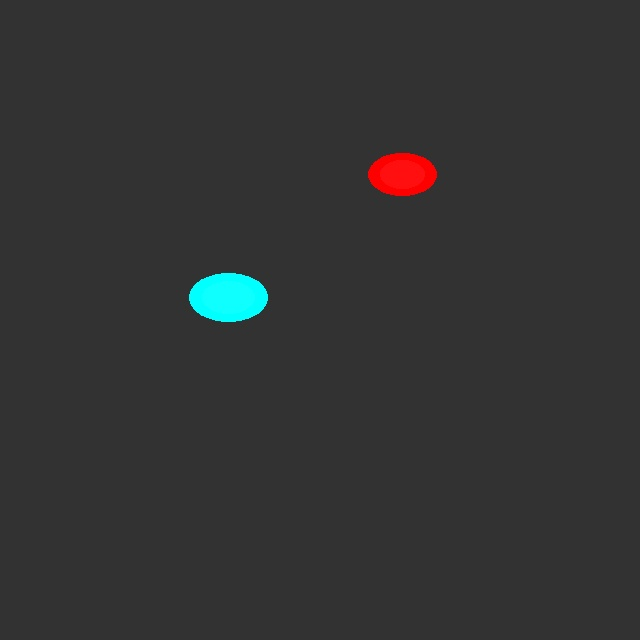
#> input picture datasets/fish_sample/train/images/fish_train_000.jpg, 640 x 640 px; its folder holds 3 pictures in this run
$ python convert_fish_dataset.py
#> lines starting #> are read from the running program, lines starting #| are printed output that depends on the picture
#!/usr/bin/env python3
"""
Script untuk mengkonversi FishImgDataset ke format YOLO
Author: AI Assistant
Date: 2025-09-13
"""

import os
import shutil
import yaml
from pathlib import Path
import cv2
import numpy as np
from collections import defaultdict

class FishDatasetConverter:
    def __init__(self, source_path, output_path):
        self.source_path = Path(source_path)
        self.output_path = Path(output_path)
        self.class_names = []
        self.class_names_indonesian = []
        self.class_to_id = {}

        # Mapping nama ikan dari bahasa Inggris ke bahasa Indonesia
        self.fish_name_mapping = {
            'Black Sea Sprat': 'Ikan Sprat Laut Hitam',
            'Gilt-Head Bream': 'Ikan Bawal Emas',
            'Hourse Mackerel': 'Ikan Kembung Kuda',
            'Red Mullet': 'Ikan Kuniran Merah',
            'Red Sea Bream': 'Ikan Bawal Merah',
            'Sea Bass': 'Ikan Kakap Laut',
            'Shrimp': 'Udang',
            'Striped Red Mullet': 'Ikan Kuniran Bergaris',
            'Trout': 'Ikan Trout',
            'Anchovy': 'Ikan Teri',
            'Sardine': 'Ikan Sarden',
            'Mackerel': 'Ikan Kembung',
            'Tuna': 'Ikan Tuna',
            'Salmon': 'Ikan Salmon',
            'Cod': 'Ikan Kod',
            'Herring': 'Ikan Hering',
            'Plaice': 'Ikan Lidah Buntal',
            'Sole': 'Ikan Lidah',
            'Whiting': 'Ikan Whiting',
            'Haddock': 'Ikan Haddock',
            'Pollock': 'Ikan Pollock',
            'Flounder': 'Ikan Sebelah',
            'Turbot': 'Ikan Turbot',
            'Halibut': 'Ikan Halibut',
            'Monkfish': 'Ikan Setan Laut',
            'John Dory': 'Ikan John Dory',
            'Gurnard': 'Ikan Gurnard',
            'Brill': 'Ikan Brill',
            'Dab': 'Ikan Dab',
            'Lemon Sole': 'Ikan Lidah Lemon',
            'Dover Sole': 'Ikan Lidah Dover',
            # Tambahan untuk kemungkinan nama lain
            'Bass': 'Ikan Bass',
            'Catfish': 'Ikan Lele',
            'Carp': 'Ikan Mas',
            'Snapper': 'Ikan Kakap',
            'Grouper': 'Ikan Kerapu',
            'Barracuda': 'Ikan Alu-alu',
            'Pomfret': 'Ikan Bawal',
            'Skipjack': 'Ikan Cakalang',
            'Yellowfin': 'Ikan Tuna Sirip Kuning',
            'Mahi-mahi': 'Ikan Lemadang',
            'Swordfish': 'Ikan Todak'
        }

    def scan_classes(self):
        """Scan untuk mendapatkan semua nama kelas"""
        train_dir = self.source_path / "train"

        if not train_dir.exists():
            raise FileNotFoundError(f"Train directory tidak ditemukan: {train_dir}")

        classes_english = []
        classes_indonesian = []

        for class_dir in sorted(train_dir.iterdir()):
            if class_dir.is_dir():
                english_name = class_dir.name
                # Convert ke bahasa Indonesia
                indonesian_name = self.fish_name_mapping.get(english_name, english_name)

                classes_english.append(english_name)
                classes_indonesian.append(indonesian_name)

        self.class_names = classes_english  # Keep English for folder scanning
        self.class_names_indonesian = classes_indonesian  # Indonesian for labels
        self.class_to_id = {name: idx for idx, name in enumerate(classes_english)}

        print(f"✅ Ditemukan {len(classes_english)} kelas:")
        for idx, (eng, ind) in enumerate(zip(classes_english, classes_indonesian)):
            print(f"  {idx}: {eng} → {ind}")

        return classes_english

    def convert_classification_to_detection(self):
        """Convert classification dataset ke detection format"""
        print(f"\n🔧 Converting dataset dari {self.source_path} ke {self.output_path}")

        # Create output directory structure
        self.output_path.mkdir(exist_ok=True)

        splits = ['train', 'val', 'test']
        for split in splits:
            (self.output_path / split / 'images').mkdir(parents=True, exist_ok=True)
            (self.output_path / split / 'labels').mkdir(parents=True, exist_ok=True)

        # Process each split
        total_processed = 0
        stats = defaultdict(lambda: defaultdict(int))

        for split in splits:
            source_split_dir = self.source_path / split
            if not source_split_dir.exists():
                print(f"⚠️  {split} directory tidak ditemukan, skip")
                continue

            target_images_dir = self.output_path / split / 'images'
            target_labels_dir = self.output_path / split / 'labels'

            split_count = 0

            # Process each class
            for class_dir in source_split_dir.iterdir():
                if not class_dir.is_dir():
                    continue

                class_name = class_dir.name
                if class_name not in self.class_to_id:
                    print(f"⚠️  Unknown class: {class_name}, skip")
                    continue

                class_id = self.class_to_id[class_name]
                class_images = list(class_dir.glob("*.jpg")) + list(class_dir.glob("*.png"))

                print(f"  Processing {split}/{class_name}: {len(class_images)} images")

                for img_path in class_images:
                    # Copy image dengan nama yang unique
                    new_img_name = f"{class_name}_{img_path.name}"
                    new_img_path = target_images_dir / new_img_name

                    try:
                        # Copy image
                        shutil.copy2(img_path, new_img_path)

                        # Create label file
                        # Untuk classification to detection, kita buat bounding box yang cover seluruh image
                        img = cv2.imread(str(img_path))
#> img is the input picture: shape (640, 640, 3); mean B, G, R 51.3, 51.3, 50.8
                        if img is None:
                            print(f"❌ Gagal membaca image: {img_path}")
                            continue

                        height, width = img.shape[:2]
#> height = 640; width = 640

                        # Create bounding box annotation (normalized coordinates)
                        # Format YOLO: class_id center_x center_y width height
                        center_x = 0.5  # Center of image
                        center_y = 0.5  # Center of image
                        bbox_width = 0.9  # 90% of image width
                        bbox_height = 0.9  # 90% of image height

                        # Create label file
                        label_name = new_img_name.rsplit('.', 1)[0] + '.txt'
                        label_path = target_labels_dir / label_name

                        with open(label_path, 'w') as f:
                            f.write(f"{class_id} {center_x} {center_y} {bbox_width} {bbox_height}\n")

                        split_count += 1
                        stats[split][class_name] += 1

                    except Exception as e:
                        print(f"❌ Error processing {img_path}: {e}")
                        continue

            total_processed += split_count
            print(f"✅ {split}: {split_count} images processed")

        print(f"\n📊 Dataset conversion completed!")
        print(f"Total images processed: {total_processed}")

        # Print statistics
        print(f"\nStatistics per split:")
        for split in splits:
            if split in stats:
                total_split = sum(stats[split].values())
                print(f"  {split}: {total_split} images")
                for class_name, count in sorted(stats[split].items()):
                    # Convert class name to Indonesian
                    indonesian_name = self.fish_name_mapping.get(class_name, class_name)
                    print(f"    {indonesian_name} ({class_name}): {count}")

        return stats

    def create_data_yaml(self):
        """Create data.yaml configuration file"""
        data_config = {
            'path': str(self.output_path),
            'train': 'train/images',
            'val': 'val/images',
            'test': 'test/images',
            'nc': len(self.class_names_indonesian),
            'names': self.class_names_indonesian  # Menggunakan nama Indonesia
        }

        yaml_path = self.output_path / 'data.yaml'
        with open(yaml_path, 'w', encoding='utf-8') as f:
            yaml.dump(data_config, f, default_flow_style=False, allow_unicode=True)

        print(f"✅ data.yaml created: {yaml_path}")
        print(f"   Classes: {len(self.class_names_indonesian)}")
        print(f"   Names (ID): {self.class_names_indonesian[:5]}..." if len(self.class_names_indonesian) > 5 else f"   Names (ID): {self.class_names_indonesian}")

        return str(yaml_path)

    def create_visualization(self, num_samples=9):
        """Create dataset visualization"""
#> called with num_samples = 9
        import matplotlib.pyplot as plt

        print(f"\n📊 Creating dataset visualization...")

        # Get sample images from each class
        train_images_dir = self.output_path / 'train' / 'images'
        if not train_images_dir.exists():
            print("❌ Train images directory tidak ditemukan")
            return

        # Get random samples
        all_images = list(train_images_dir.glob("*.jpg")) + list(train_images_dir.glob("*.png"))
        if len(all_images) < num_samples:
            num_samples = len(all_images)

        selected_images = np.random.choice(all_images, num_samples, replace=False)

        # Create visualization
        rows = int(np.sqrt(num_samples))
        cols = int(np.ceil(num_samples / rows))

        fig, axes = plt.subplots(rows, cols, figsize=(15, 15))
        fig.suptitle(f'Fish Dataset Preview - {len(self.class_names)} Classes', fontsize=16)

        if rows == 1:
            axes = [axes]
        if cols == 1:
            axes = [[ax] for ax in axes]

        for i, img_path in enumerate(selected_images):
            row = i // cols
            col = i % cols

            # Load and display image
            img = cv2.imread(str(img_path))
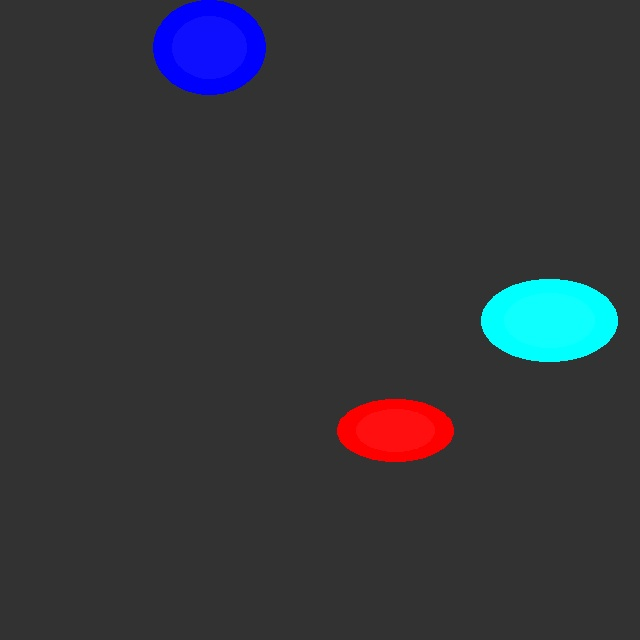
#> input picture datasets/fish_sample/train/images/fish_train_002.jpg, 640 x 640 px
#> img is the input picture: shape (640, 640, 3); mean B, G, R 58, 53, 51
            if img is not None:
                img = cv2.cvtColor(img, cv2.COLOR_BGR2RGB)

                # Extract class name from filename
                class_name = img_path.name.split('_')[0]

                axes[row][col].imshow(img)
                axes[row][col].set_title(f'{class_name}', fontsize=10)
                axes[row][col].axis('off')

        # Hide unused subplots
        for i in range(num_samples, rows * cols):
            row = i // cols
            col = i % cols
            axes[row][col].axis('off')

        plt.tight_layout()
        preview_path = self.output_path / 'dataset_preview.png'
        plt.savefig(preview_path, dpi=150, bbox_inches='tight')
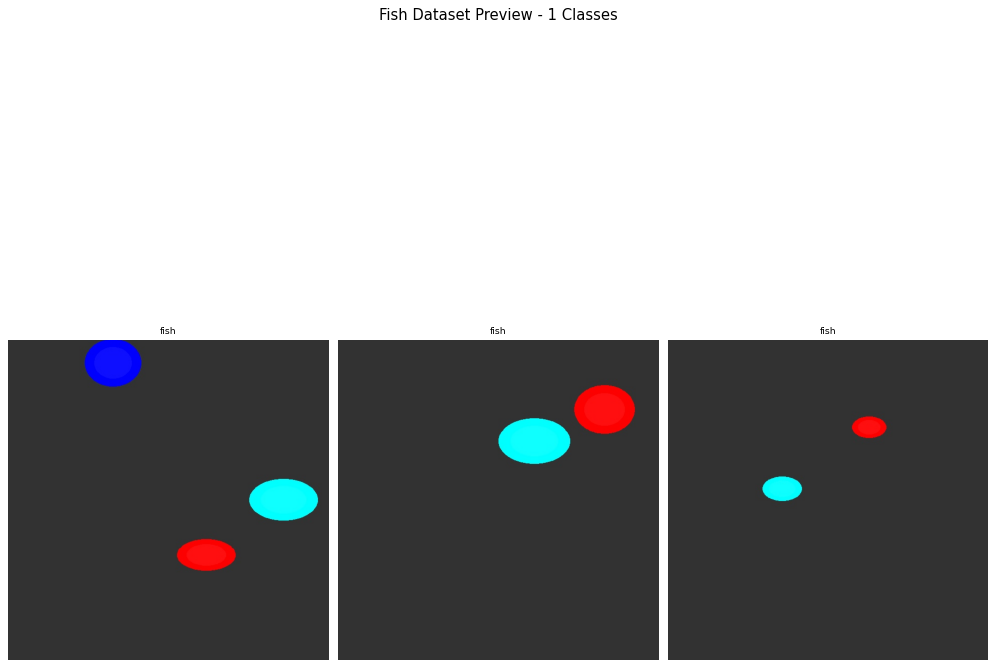
#> figure drawn by matplotlib, 3 panels
        plt.close()

        print(f"✅ Dataset preview saved: {preview_path}")
        return str(preview_path)

    def analyze_dataset(self):
        """Analyze converted dataset"""
        print(f"\n📈 Dataset Analysis")
        print("-" * 50)

        splits = ['train', 'val', 'test']
        total_images = 0

        for split in splits:
            images_dir = self.output_path / split / 'images'
            labels_dir = self.output_path / split / 'labels'

            if images_dir.exists():
                images = list(images_dir.glob("*.jpg")) + list(images_dir.glob("*.png"))
                labels = list(labels_dir.glob("*.txt")) if labels_dir.exists() else []

                print(f"{split.capitalize()}:")
                print(f"  Images: {len(images)}")
                print(f"  Labels: {len(labels)}")
                print(f"  Match: {'✅' if len(images) == len(labels) else '❌'}")

                total_images += len(images)

        print(f"\nTotal images: {total_images}")
        print(f"Total classes: {len(self.class_names)}")
        print(f"Average images per class: {total_images / len(self.class_names):.1f}")

def main():
    print("🐟 Fish Dataset Converter - Classification to YOLO Detection")
    print("=" * 70)

    # Paths
    source_path = "/home/adminixtrator/research/fish_engine_be/research_fish/datasets/fish_dataset/FishImgDataset"
    output_path = "/home/adminixtrator/research/fish_engine_be/research_fish/datasets/fish_dataset_yolo"

    # Initialize converter
    converter = FishDatasetConverter(source_path, output_path)

    try:
        # Scan classes
        classes = converter.scan_classes()

        # Convert dataset
        stats = converter.convert_classification_to_detection()

        # Create data.yaml
        yaml_path = converter.create_data_yaml()

        # Create visualization
        preview_path = converter.create_visualization()

        # Analyze dataset
        converter.analyze_dataset()

        print(f"\n🎉 Conversion completed successfully!")
        print(f"📁 Output dataset: {output_path}")
        print(f"📄 Configuration: {yaml_path}")
        print(f"🖼️  Preview: {preview_path}")
        print(f"\n📝 Ready for training:")
        print(f"   python train_fish_segmentation.py --data {yaml_path} --epochs 100")

        return yaml_path

    except Exception as e:
        print(f"❌ Conversion failed: {e}")
        return None

if __name__ == "__main__":
    main()
